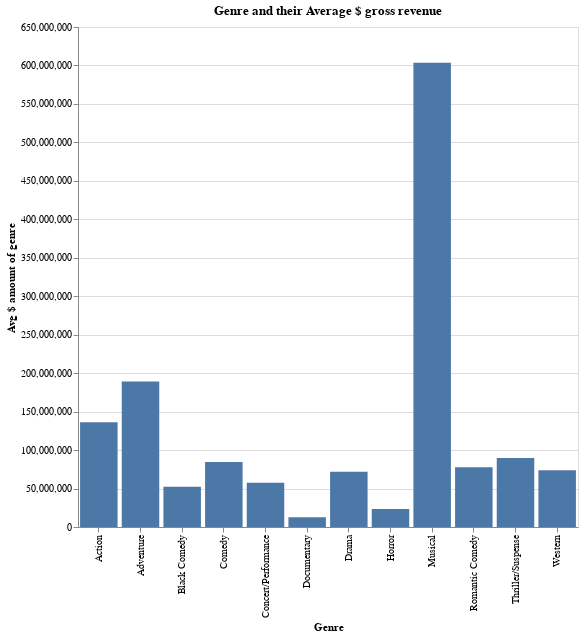

Source (notebook cell):
### Markdown cell above
The revenue numbers and the count calculated in the previous line of code have very differentiating values, therefore, getting the average of gross_total vs count and plotting another graph to gain better insights.

### Code cell
# Use altair to generate a bar plot
avg_parts_plot = (
    alt.Chart(final_data, width=500, height=500)
    .mark_bar()
    .encode(
        x=alt.X("genre", title="Genre"),
        y=alt.Y("avg_count", title="Avg $ amount of genre"),
    )
    .properties(title="Genre and their Average $ gross revenue")
)
avg_parts_plot

### Figure 1 — Vega-Lite specification as saved in the notebook (floating-point values rounded to 4 significant figures)
{"config": {"view": {"continuousWidth": 400, "continuousHeight": 300}}, "data": {"name": "data-07ca92603222262340cae16a7d02db27"}, "mark": "bar", "encoding": {"x": {"type": "nominal", "field": "genre", "title": "Genre"}, "y": {"type": "quantitative", "field": "avg_count", "title": "Avg $ amount of genre"}}, "height": 500, "title": "Genre and their Average $ gross revenue", "width": 500, "$schema": "https://vega.github.io/schema/vega-lite/v4.8.1.json", "datasets": {"data-07ca92603222262340cae16a7d02db27": [{"genre": "Adventure", "inflation_adjusted_gross": 24600000000.0, "index": 130, "avg_count": 189200000.0}, {"genre": "Comedy", "inflation_adjusted_gross": 15460000000.0, "index": 183, "avg_count": 84470000.0}, {"genre": "Musical", "inflation_adjusted_gross": 9658000000.0, "index": 16, "avg_count": 603600000.0}, {"genre": "Drama", "inflation_adjusted_gross": 8196000000.0, "index": 114, "avg_count": 71890000.0}, {"genre": "Action", "inflation_adjusted_gross": 5725000000.0, "index": 42, "avg_count": 136300000.0}, {"genre": "Thriller/Suspense", "inflation_adjusted_gross": 2152000000.0, "index": 24, "avg_count": 89650000.0}, {"genre": "Romantic Comedy", "inflation_adjusted_gross": 1789000000.0, "index": 23, "avg_count": 77780000.0}, {"genre": "Western", "inflation_adjusted_gross": 516700000.0, "index": 7, "avg_count": 73820000.0}, {"genre": "Documentary", "inflation_adjusted_gross": 203500000.0, "index": 16, "avg_count": 12720000.0}, {"genre": "Black Comedy", "inflation_adjusted_gross": 156700000.0, "index": 3, "avg_count": 52240000.0}, {"genre": "Horror", "inflation_adjusted_gross": 140500000.0, "index": 6, "avg_count": 23410000.0}, {"genre": "Concert/Performance", "inflation_adjusted_gross": 114800000.0, "index": 2, "avg_count": 57410000.0}]}}
